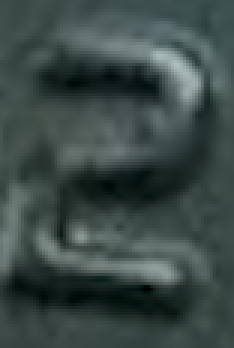
#> input picture Resources/DatosRaw/ccnds/2/2_15.png, 78 x 116 px (shown 3 times larger)
$ python -i utils_descriptores.py   (imports and definitions only)
#> lines starting #> are read from the running program, lines starting #| are printed output that depends on the picture; after the words box and inside, x2 and y2 are one past the last pixel; in counts of white or black regions, pixels touching at a corner belong together
import cv2
from skimage.measure import label, regionprops
import numpy as np


def extract_shape_features(image):
    binary_image = cv2.threshold(image, 127, 255, cv2.THRESH_BINARY_INV)[1]
    ar = aspect_ratio(binary_image)
    comp = compactness(binary_image)
    hu = hu_moments(binary_image)
    euler = euler_number(binary_image)
    feature_vector = [ar, comp] + hu + [euler]
    return feature_vector

def aspect_ratio(image):
    x, y, w, h = cv2.boundingRect(image)
    return w / h if h != 0 else 0

def compactness(image):
    area = cv2.countNonZero(image)
    contours, _ = cv2.findContours(image, cv2.RETR_EXTERNAL, cv2.CHAIN_APPROX_SIMPLE)
    perimeter = cv2.arcLength(contours[0], True) if contours else 0
    return (perimeter**2) / area if area != 0 else 0

def euler_number(image):
    labeled_image = label(image)
    euler = sum([prop.euler_number for prop in regionprops(labeled_image)])
    return euler

def hu_moments(image):
    moments = cv2.moments(image)
    hu = cv2.HuMoments(moments).flatten()
    return hu.tolist()

>>> import cv2
>>> picture = cv2.imread('../Resources/DatosRaw/ccnds/2/2_15.png', cv2.IMREAD_GRAYSCALE)
#> picture: shape (116, 78); min 0, max 183, mean 68.6
>>> result = extract_shape_features(picture)
#> in extract_shape_features, `binary_image = cv2.threshold(image, 127, 255, cv2.THRESH_BINARY_INV)[1]`:
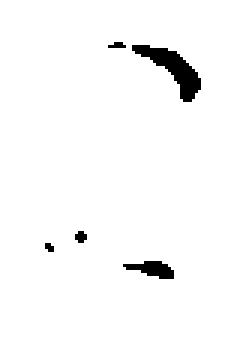
#> binary_image: shape (116, 78) (shown 3 times larger); 97.2% white; 5 black regions (3 under 20 px), largest, box (x1, y1, x2, y2) and area: (44, 15, 67, 34) 163, (41, 87, 58, 93) 61
#> in aspect_ratio, `x, y, w, h = cv2.boundingRect(image)`: x = 0; w = 78; h = 116
#> in extract_shape_features, `ar = aspect_ratio(binary_image)`: ar = 0.672
#> in compactness, `area = cv2.countNonZero(image)`: area = 8796
#> in compactness, `contours, _ = cv2.findContours(image, cv2.RETR_EXTERNAL, cv2.CHAIN_APP..`: contours = [[[0, 0], [0, 115], [77, 115], [77, 0]]]
#> in compactness, `perimeter = cv2.arcLength(contours[0], True) if contours else 0`: perimeter = 384
#> in extract_shape_features, `comp = compactness(binary_image)`: comp = 16.76
#> in hu_moments, `moments = cv2.moments(image)`: moments = moments, m00 2242980, centre m10/m00, m01/m00 = (38.1, 57.92)
#> in hu_moments, `hu = cv2.HuMoments(moments).flatten()`: hu = [0.000728, 7.35e-08, 7e-14, 6.8e-14, -2.65e-27, 9.57e-18, -3.87e-27]
#> in euler_number, `euler = sum([prop.euler_number for prop in regionprops(labeled_image)])`: euler = -4
#> in extract_shape_features, `feature_vector = [ar, comp] + hu + [euler]`: feature_vector = [0.672, 16.76, 0.000728, 7.35e-08, 7e-14, 6.8e-14, -2.65e-27, 9.57e-18, -3.87e-27, -4]
#> result has the same summary as feature_vector in extract_shape_features
